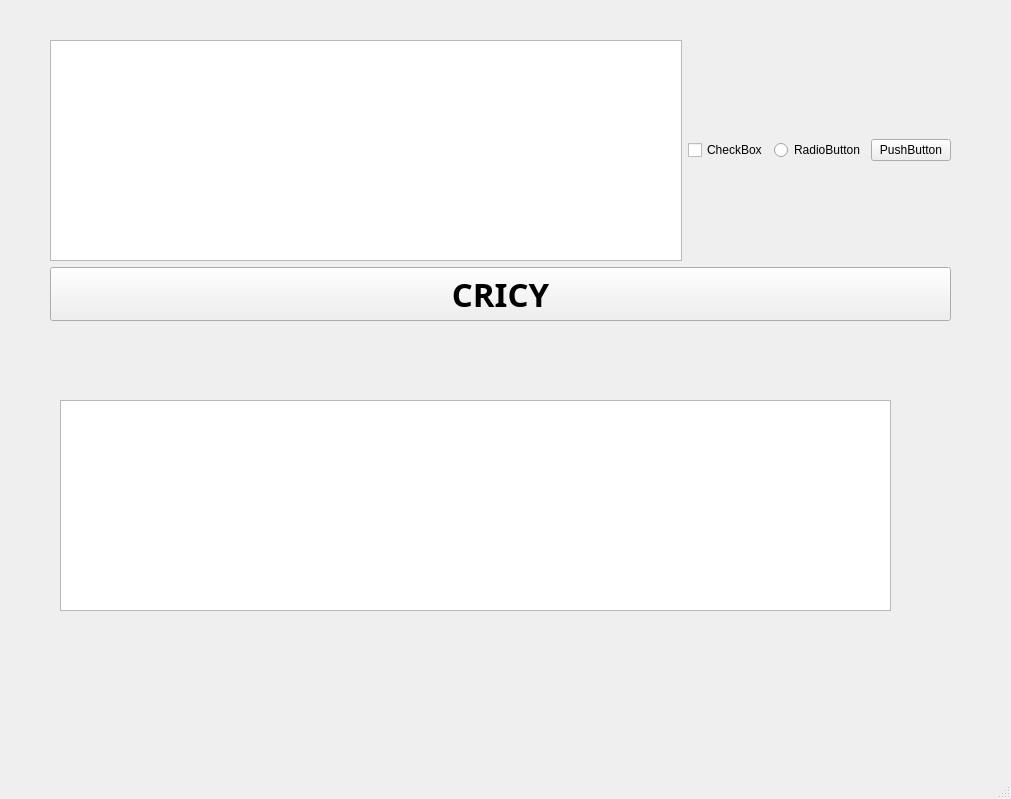
<?xml version="1.0" encoding="UTF-8"?>
<ui version="4.0">
 <class>MainWindow</class>
 <widget class="QMainWindow" name="MainWindow">
  <property name="geometry">
   <rect>
    <x>0</x>
    <y>0</y>
    <width>1011</width>
    <height>799</height>
   </rect>
  </property>
  <property name="windowTitle">
   <string>MainWindow</string>
  </property>
  <widget class="QWidget" name="centralwidget">
   <widget class="QTextEdit" name="textEdit">
    <property name="geometry">
     <rect>
      <x>60</x>
      <y>400</y>
      <width>831</width>
      <height>211</height>
     </rect>
    </property>
   </widget>
   <widget class="QWidget" name="">
    <property name="geometry">
     <rect>
      <x>50</x>
      <y>40</y>
      <width>901</width>
      <height>281</height>
     </rect>
    </property>
    <layout class="QVBoxLayout" name="verticalLayout">
     <item>
      <layout class="QHBoxLayout" name="horizontalLayout">
       <item>
        <widget class="QListView" name="listView"/>
       </item>
       <item>
        <widget class="QCheckBox" name="checkBox">
         <property name="text">
          <string>CheckBox</string>
         </property>
        </widget>
       </item>
       <item>
        <widget class="QRadioButton" name="radioButton">
         <property name="text">
          <string>RadioButton</string>
         </property>
        </widget>
       </item>
       <item>
        <widget class="QPushButton" name="pushButton_3">
         <property name="text">
          <string>PushButton</string>
         </property>
        </widget>
       </item>
      </layout>
     </item>
     <item>
      <widget class="QPushButton" name="pushButton">
       <property name="font">
        <font>
         <family>阿里巴巴普惠体 H</family>
         <pointsize>25</pointsize>
         <weight>75</weight>
         <italic>false</italic>
         <bold>true</bold>
         <underline>false</underline>
        </font>
       </property>
       <property name="cursor">
        <cursorShape>PointingHandCursor</cursorShape>
       </property>
       <property name="text">
        <string>CRICY</string>
       </property>
      </widget>
     </item>
    </layout>
   </widget>
  </widget>
  <widget class="QMenuBar" name="menubar">
   <property name="geometry">
    <rect>
     <x>0</x>
     <y>0</y>
     <width>1011</width>
     <height>23</height>
    </rect>
   </property>
  </widget>
  <widget class="QStatusBar" name="statusbar"/>
 </widget>
 <resources/>
 <connections/>
</ui>
